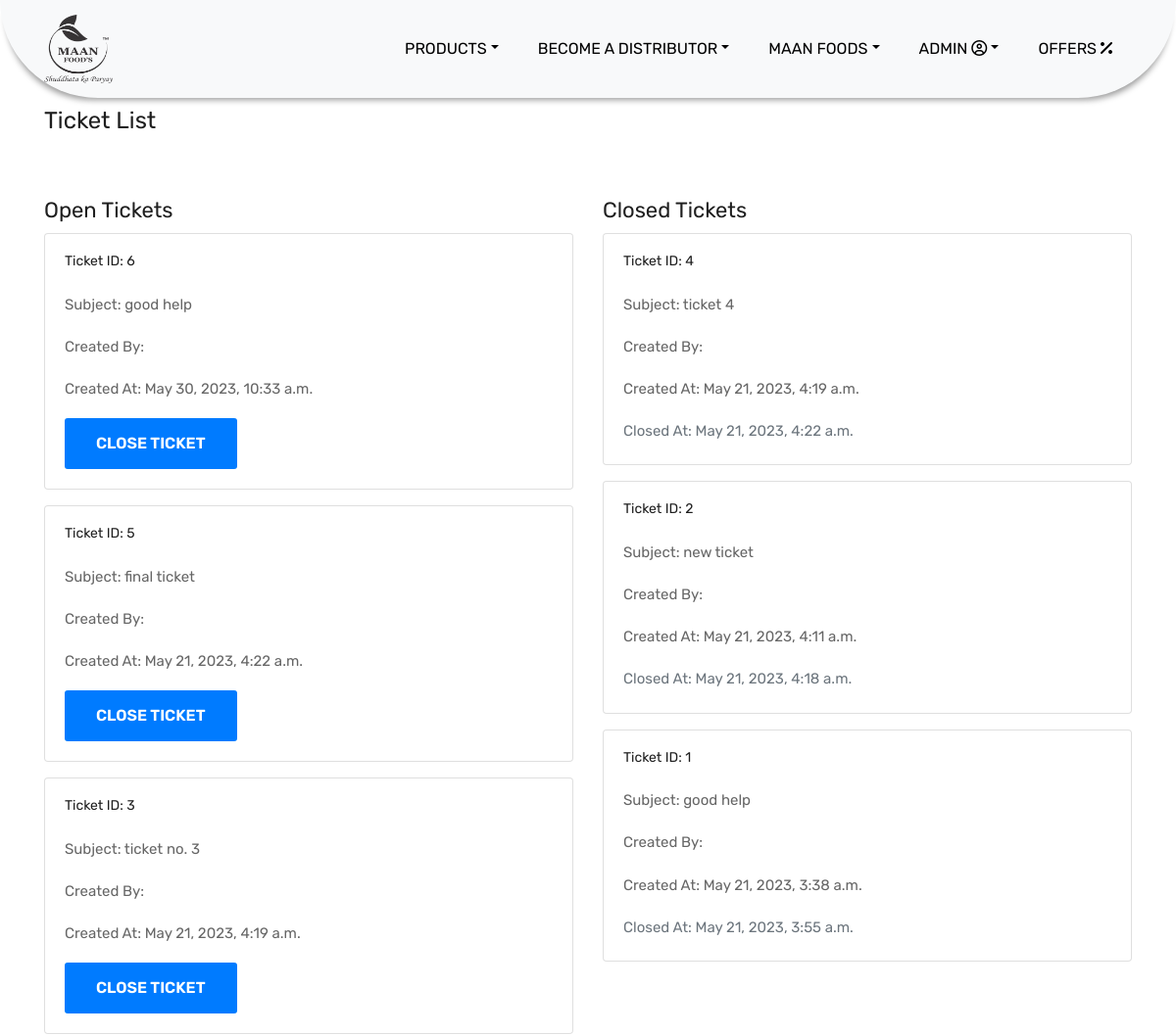
The page /ticket_list/ (signed in, upper part) on the database as committed earlier.
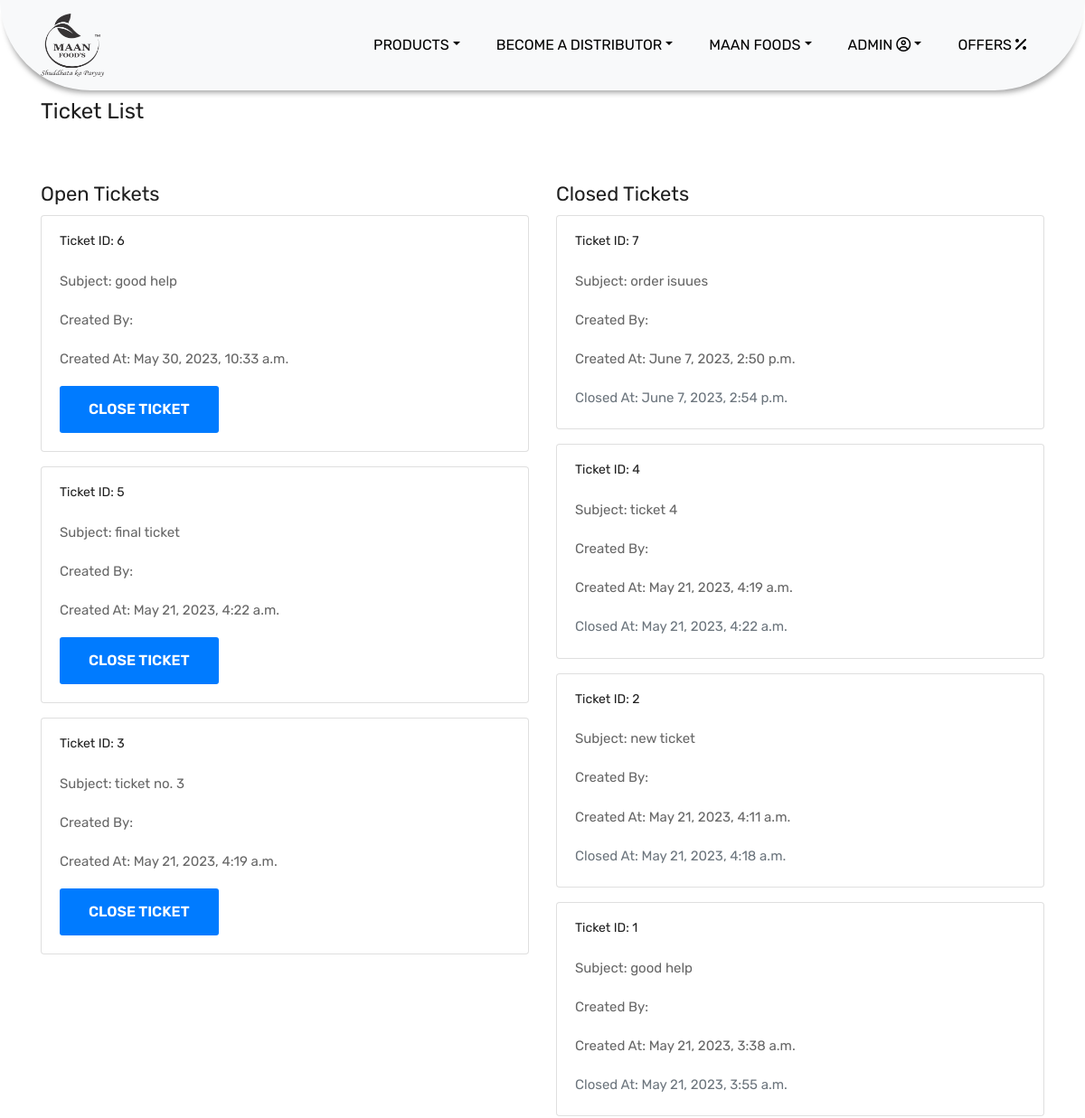
The same page on the database as committed later.
### base/models.py (models this page shows, shortened)
class Ticket(models.Model):
    user_distributor = models.ForeignKey(User_distributor, on_delete=models.CASCADE)
    subject = models.CharField(max_length=200)
    description = models.TextField()
    created_at = models.DateTimeField(auto_now_add=True)
    closed = models.BooleanField(default=False)
    closed_at = models.DateTimeField(blank=True, null=True)

### base/views.py (the view)
# urls.py: path('ticket_list/', views.ticket_list, name='ticket_list'),
@user_passes_test(lambda user: user.is_superuser)
def ticket_list(request):
    if request.user.is_superuser:
        tickets = Ticket.objects.all().order_by('-id')
    else:
        return redirect('index')
    return render(request, 'ticket_admin.html', {'tickets': tickets})

### templates/ticket_admin.html
{% extends 'base.html' %}
{% block content %}
<br>
<br>
<br>
<br>
<div class="container">
    <h1>Ticket List</h1>
    <br>
    <br>
    <div class="row">
        <div class="col-md-6">
            <h2>Open Tickets</h2>
            {% for ticket in tickets %}
                {% if ticket.closed == False %}
                    <div class="card mb-3">
                        <div class="card-body">
                            <h5 class="card-title">Ticket ID: {{ ticket.id }}</h5>
                            <p class="card-text">Subject: {{ ticket.subject }}</p>
                            <p class="card-text">Created By: {{ ticket.created_by }}</p>
                            <p class="card-text">Created At: {{ ticket.created_at }}</p>
                            <a href="{% url 'close_ticket' ticket_id=ticket.id %}" class="btn btn-primary">Close Ticket</a>
                        </div>
                    </div>
                {% endif %}
            {% endfor %}
        </div>
        <div class="col-md-6">
            <h2>Closed Tickets</h2>
            {% for ticket in tickets %}
                {% if ticket.closed == True %}
                    <div class="card mb-3">
                        <div class="card-body">
                            <h5 class="card-title">Ticket ID: {{ ticket.id }}</h5>
                            <p class="card-text">Subject: {{ ticket.subject }}</p>
                            <p class="card-text">Created By: {{ ticket.created_by }}</p>
                            <p class="card-text">Created At: {{ ticket.created_at }}</p>
                            <p class="card-text text-muted">Closed At: {{ ticket.closed_at }}</p>
                        </div>
                    </div>
                {% endif %}
            {% endfor %}
        </div>
    </div>
</div>
<br>
<br>
<br>
<br>
<br>
<br>
<br>
<br>
{% endblock %}

Rows that differ between the two databases and show on the page:
added Ticket: id "7", subject "order isuues", created_at "June 7, 2023, 2:50 p.m.", closed_at "June 7, 2023, 2:54 p.m.", shown under "Closed Tickets"
